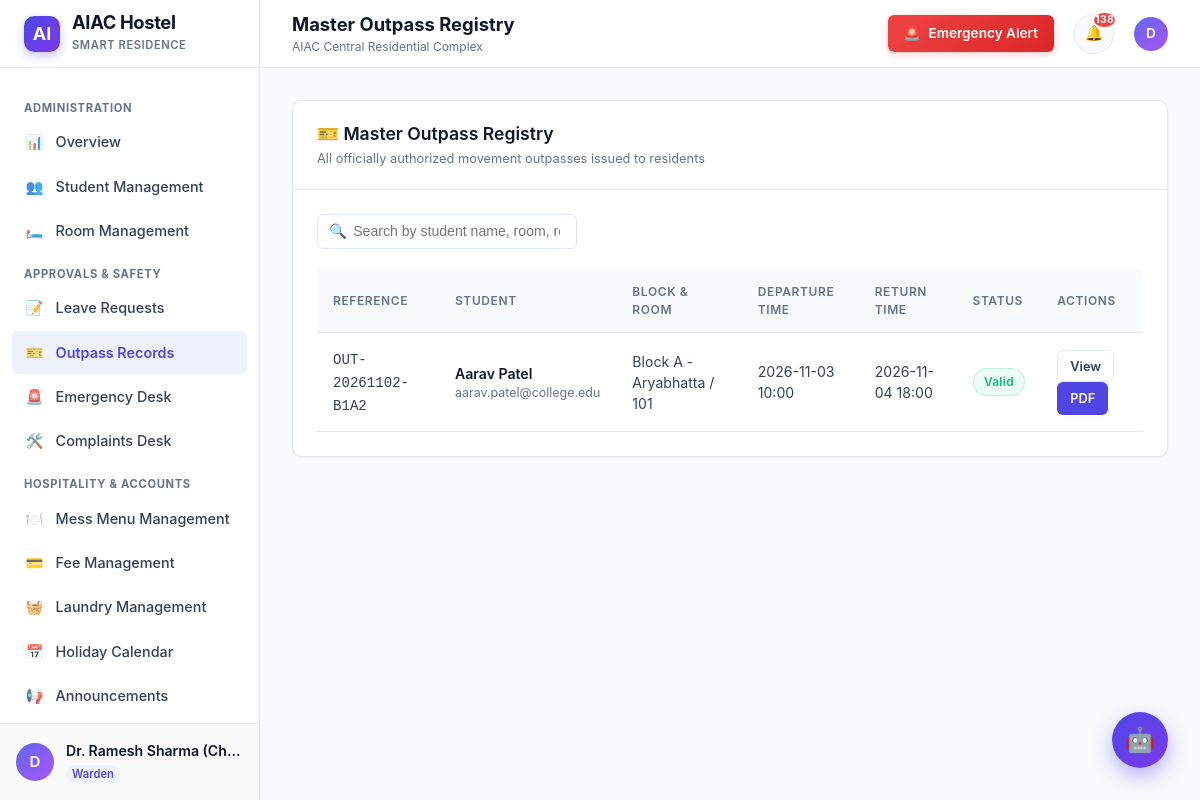
Page /warden/outpasses (signed in) on the committed database.
### tables this page shows
CREATE TABLE users (
        id INTEGER PRIMARY KEY AUTOINCREMENT,
        name TEXT NOT NULL,
        email TEXT NOT NULL UNIQUE,
        password_hash TEXT NOT NULL,
        role TEXT NOT NULL DEFAULT 'student',
        hostel_block TEXT,
        academic_year TEXT,
        room_id INTEGER,
        phone TEXT,
        status TEXT DEFAULT 'active',
        created_at TIMESTAMP DEFAULT CURRENT_TIMESTAMP,
        updated_at TIMESTAMP DEFAULT CURRENT_TIMESTAMP, student_id TEXT, department TEXT, guardian_name TEXT, guardian_phone TEXT, room_number TEXT, room_type TEXT,
        FOREIGN KEY (room_id) REFERENCES rooms(id) ON DELETE SET NULL
    );

CREATE TABLE system_settings (
        key TEXT PRIMARY KEY,
        value TEXT NOT NULL,
        description TEXT
    );

CREATE TABLE outpasses (
        id INTEGER PRIMARY KEY AUTOINCREMENT,
        leave_request_id INTEGER NOT NULL UNIQUE,
        user_id INTEGER NOT NULL,
        outpass_ref TEXT NOT NULL UNIQUE,
        issued_datetime TEXT NOT NULL,
        departure_datetime TEXT NOT NULL,
        expected_return_datetime TEXT NOT NULL,
        destination TEXT NOT NULL,
        leave_type TEXT NOT NULL,
        warden_id INTEGER,
        warden_name TEXT,
        status TEXT DEFAULT 'Valid',
        verification_code TEXT NOT NULL UNIQUE,
        created_at TIMESTAMP DEFAULT CURRENT_TIMESTAMP,
        FOREIGN KEY (leave_request_id) REFERENCES leave_requests(id) ON DELETE CASCADE,
        FOREIGN KEY (user_id) REFERENCES users(id) ON DELETE CASCADE,
        FOREIGN KEY (warden_id) REFERENCES users(id) ON DELETE SET NULL
    );

CREATE TABLE rooms (
        id INTEGER PRIMARY KEY AUTOINCREMENT,
        block_id INTEGER NOT NULL,
        room_number TEXT NOT NULL,
        floor INTEGER DEFAULT 1,
        capacity INTEGER NOT NULL DEFAULT 2,
        occupancy INTEGER NOT NULL DEFAULT 0,
        status TEXT DEFAULT 'available',
        notes TEXT,
        created_at TIMESTAMP DEFAULT CURRENT_TIMESTAMP, room_type TEXT DEFAULT 'Double Sharing Standard',
        FOREIGN KEY (block_id) REFERENCES hostel_blocks(id) ON DELETE CASCADE,
        UNIQUE (block_id, room_number)
    );

### app.py (the view)
@app.route('/warden/outpasses')
@login_required
@warden_required
def warden_outpasses():
    conn = database.get_db()
    outpasses = conn.execute('''
        SELECT o.*, u.name as student_name, u.email as student_email, u.hostel_block, r.room_number
        FROM outpasses o
        JOIN users u ON o.user_id = u.id
        LEFT JOIN rooms r ON u.room_id = r.id
        ORDER BY o.issued_datetime DESC
    ''').fetchall()
    conn.close()
    return render_template('outpass.html', all_outpasses=outpasses, is_warden_view=True)

### app.py (called while the page is built)
def get_current_user():
    user_id = session.get('user_id')
    if not user_id:
        return None
    conn = database.get_db()
    user = conn.execute('SELECT * FROM users WHERE id = ?', (user_id,)).fetchone()
    conn.close()
    return user

def login_required(f):
    @wraps(f)
    def decorated_function(*args, **kwargs):
        if 'user_id' not in session:
            flash('Please log in to access this page.', 'warning')
            return redirect(url_for('login', next=request.path))
        return f(*args, **kwargs)
    return decorated_function

def warden_required(f):
    @wraps(f)
    def decorated_function(*args, **kwargs):
        if 'user_id' not in session:
            flash('Warden login required to access this portal.', 'warning')
            return redirect(url_for('login'))
        if session.get('role') not in ('warden', 'admin'):
            flash('Unauthorized access. Only authorized wardens may access this page.', 'danger')
            return redirect(url_for('student_dashboard'))
        return f(*args, **kwargs)
    return decorated_function

### database.py (called while the page is built)
def get_db(db_path=None):
    target_path = db_path or DATABASE_PATH
    conn = sqlite3.connect(target_path, timeout=30.0)
    conn.row_factory = sqlite3.Row
    conn.execute('PRAGMA foreign_keys = ON;')
    return conn

def get_setting(key, default=None):
    conn = get_db()
    row = conn.execute('SELECT value FROM system_settings WHERE key = ?', (key,)).fetchone()
    conn.close()
    if row:
        return row['value']
    return default

### templates/outpass.html (shortened to what this page needs)
{% extends "base.html" %}
{% block page_title %}
  {% if is_warden_view %}Master Outpass Registry{% else %}Student Movement Permit{% endif %}
{% endblock %}
{% block content %}
{% if is_warden_view %}
  <div class="content-card">
    <div class="card-header-bar">
      <div>
        <h3>🎫 Master Outpass Registry</h3>
        <p>All officially authorized movement outpasses issued to residents</p>
      </div>
    </div>
    <div class="card-body">
      <div class="table-toolbar">
        <div class="search-box">
          <span class="icon">🔍</span>
          <input type="text" placeholder="Search by student name, room, ref..." data-table-search="outpassesTable">
        </div>
      </div>
      <div class="table-responsive">
        <table class="modern-table" id="outpassesTable">
          <thead>
            <tr>
              <th>Reference</th>
              <th>Student</th>
              <th>Block & Room</th>
              <th>Departure Time</th>
              <th>Return Time</th>
              <th>Status</th>
              <th>Actions</th>
            </tr>
          </thead>
          <tbody>
            {% for o in all_outpasses %}
              <tr>
                <td><code>{{ o.outpass_ref }}</code></td>
                <td>
                  <div style="font-weight: 600; color: var(--dark-navy);">{{ o.student_name }}</div>
                  <div style="font-size: 0.78rem; color: var(--muted-text);">{{ o.student_email }}</div>
                </td>
                <td>{{ o.hostel_block }} / {{ o.room_number or 'Unassigned' }}</td>
                <td>{{ o.departure_datetime.replace('T', ' ') }}</td>
                <td>{{ o.expected_return_datetime.replace('T', ' ') }}</td>
                <td><span class="badge badge-success">{{ o.status }}</span></td>
                <td>
                  <a href="{{ url_for('view_outpass', outpass_id=o.id) }}" class="btn btn-secondary btn-sm">
                    View
                  </a>
                  <a href="{{ url_for('download_outpass_pdf', outpass_id=o.id) }}" class="btn btn-primary btn-sm">
                    PDF
                  </a>
                </td>
              </tr>
            {% endfor %}
          </tbody>
        </table>
      </div>
    </div>
  </div>
{% endif %}
{% endblock %}

### templates/base.html (shortened to what this page needs)
<!DOCTYPE html>
<html lang="en">
<head>
  <link rel="stylesheet" href="{{ url_for('static', filename='css/style.css') }}">
</head>
<body>
<div class="app-wrapper">
  <aside class="sidebar" id="sidebar">
    <div class="sidebar-header">
      <div class="brand-logo">AI</div>
      <div class="brand-text">
        <h1>AIAC Hostel</h1>
        <span>Smart Residence</span>
      </div>
    </div>
    <nav class="sidebar-nav">
      {% if current_user and current_user.role == 'warden' %}
        <div class="nav-group-label">Administration</div>
        <a href="{{ url_for('warden_dashboard') }}" class="nav-item {% if request.path == '/warden/dashboard' %}active{% endif %}">
          <span class="icon">📊</span> Overview
        </a>
        <a href="{{ url_for('warden_students') }}" class="nav-item {% if '/warden/students' in request.path %}active{% endif %}">
          <span class="icon">👥</span> Student Management
        </a>
        <a href="{{ url_for('warden_rooms') }}" class="nav-item {% if '/warden/rooms' in request.path %}active{% endif %}">
          <span class="icon">🛏️</span> Room Management
        </a>
        <div class="nav-group-label">Approvals & Safety</div>
        <a href="{{ url_for('warden_leave_requests') }}" class="nav-item {% if '/warden/leave-requests' in request.path %}active{% endif %}">
          <span class="icon">📝</span> Leave Requests
        </a>
        <a href="{{ url_for('warden_outpasses') }}" class="nav-item {% if '/warden/outpasses' in request.path %}active{% endif %}">
          <span class="icon">🎫</span> Outpass Records
        </a>
        <a href="{{ url_for('warden_emergencies') }}" class="nav-item {% if '/warden/emergencies' in request.path %}active{% endif %}">
          <span class="icon">🚨</span> Emergency Desk
        </a>
        <a href="{{ url_for('warden_complaints') }}" class="nav-item {% if '/warden/complaints' in request.path %}active{% endif %}">
          <span class="icon">🛠️</span> Complaints Desk
        </a>
        <div class="nav-group-label">Hospitality & Accounts</div>
        <a href="{{ url_for('warden_mess_menu') }}" class="nav-item {% if '/warden/mess-menu' in request.path %}active{% endif %}">
          <span class="icon">🍽️</span> Mess Menu Management
        </a>
        <a href="{{ url_for('warden_fees') }}" class="nav-item {% if '/warden/fees' in request.path %}active{% endif %}">
          <span class="icon">💳</span> Fee Management
        </a>
        <a href="{{ url_for('warden_laundry') }}" class="nav-item {% if '/warden/laundry' in request.path %}active{% endif %}">
          <span class="icon">🧺</span> Laundry Management
        </a>
        <a href="{{ url_for('holiday_calendar') }}" class="nav-item {% if request.path == '/holiday-calendar' %}active{% endif %}">
          <span class="icon">📅</span> Holiday Calendar
        </a>
        <a href="{{ url_for('warden_announcements') }}" class="nav-item {% if '/warden/announcements' in request.path %}active{% endif %}">
          <span class="icon">📢</span> Announcements
        </a>
        <a href="{{ url_for('warden_reports') }}" class="nav-item {% if '/warden/reports' in request.path %}active{% endif %}">
        </a>
      {% endif %}
    </nav>
    {% if current_user %}
    <div class="sidebar-footer">
      <div class="user-quick-profile">
        <div class="avatar-circle">
          {{ current_user.name[0] | upper }}
        </div>
        <div class="user-info-text">
          <div class="name">{{ current_user.name }}</div>
          <div class="role-badge">{{ current_user.role | capitalize }}</div>
        </div>
      </div>
    </div>
    {% endif %}
  </aside>
  <div class="main-wrapper">
    <header class="topbar">
      <div class="topbar-left">
        <div class="topbar-title">
          <h2>{% block page_title %}Dashboard{% endblock %}</h2>
          <p>{{ hostel_name }}</p>
        </div>
      </div>
      <div class="topbar-right">
        {% if current_user %}
          <a href="{{ url_for('emergency_support') if current_user.role == 'student' else url_for('warden_emergencies') }}" class="emergency-btn-top">
            <span>🚨</span> Emergency Alert
          </a>
          <a href="{{ url_for('notifications') }}" class="notification-bell" title="Notifications">
            <span>🔔</span>
            {% if unread_notifications_count > 0 %}
              <span class="badge">{{ unread_notifications_count }}</span>
            {% endif %}
          </a>
          <a href="{{ url_for('profile') if current_user.role == 'student' else url_for('warden_settings') }}" style="display:flex; align-items:center; gap:0.5rem; text-decoration:none;">
            <div class="avatar-circle" style="width:34px; height:34px; font-size:0.85rem;">
              {{ current_user.name[0] | upper }}
            </div>
          </a>
        {% else %}
          <div style="display:flex; gap:0.5rem;">
            <a href="{{ url_for('login') }}" class="btn btn-primary btn-sm">Sign In</a>
            <a href="{{ url_for('register') }}" class="btn btn-secondary btn-sm">Register</a>
          </div>
        {% endif %}
      </div>
    </header>
    <main class="page-container">
      {% block content %}{% endblock %}
    </main>
  </div>
</div>
<button class="chatbot-toggle-btn" id="chatbotToggle" title="Ask AIAC Virtual Assistant" aria-label="Open AI Hostel Assistant">
  🤖
</button>
</body>
</html>

### rows in the picture
users: name "D", name "Dr. Ramesh Sharma (Ch…", role "Warden"
system_settings: value "AIAC Central Residential Complex"
outpasses: outpass_ref "OUT-20261102-B1A2", student_name "Aarav Patel", student_email "aarav.patel@college.edu", hostel_block "Block A - Aryabhatta", room_number "101", departure_datetime.replace "2026-11-03 10:00", expected_return_datetime.replace "2026-11-04 18:00", status "Valid"

### other values in the picture
{{ unread_notifications_count }} "138"
